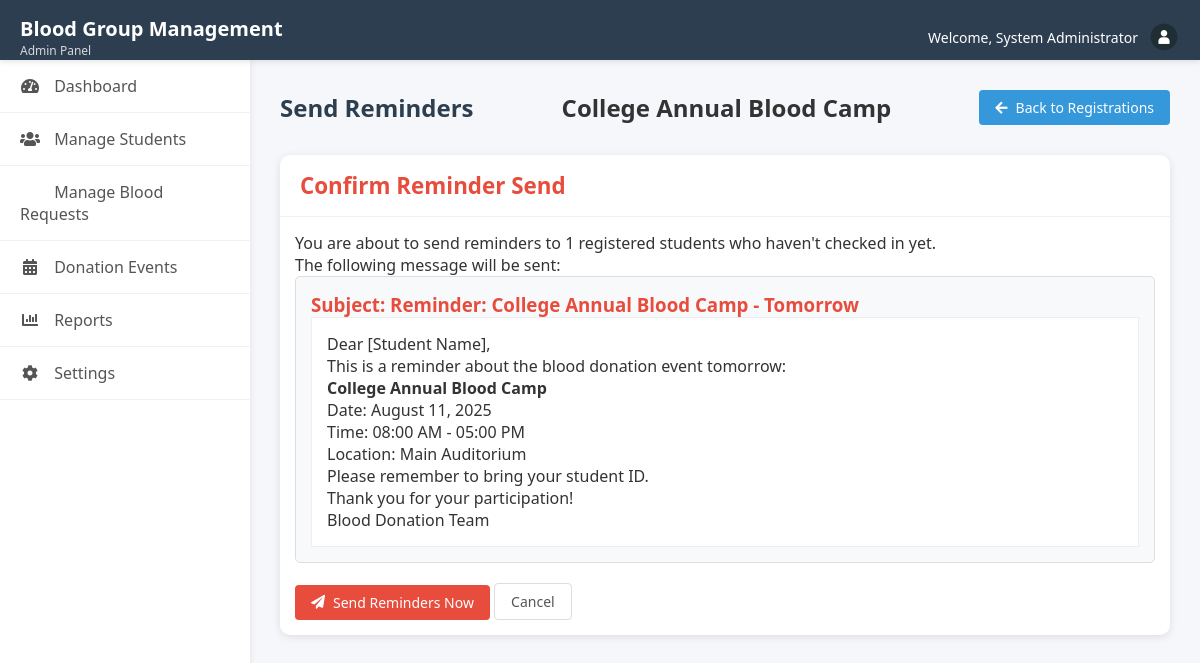
Screenshot of /admin/send_reminders.php?id=1 (signed in) with the database file from the repository.
### tables this page shows
CREATE TABLE `donation_events` (
  `id` int(11) NOT NULL,
  `event_name` varchar(100) NOT NULL,
  `event_date` date NOT NULL,
  `start_time` time NOT NULL,
  `end_time` time NOT NULL,
  `location` varchar(255) NOT NULL,
  `target_donors` int(11) NOT NULL,
  `target_blood_groups` varchar(100) DEFAULT NULL,
  `target_departments` varchar(255) DEFAULT NULL,
  `description` text DEFAULT NULL,
  `created_at` timestamp NOT NULL DEFAULT current_timestamp(),
  `updated_at` timestamp NOT NULL DEFAULT current_timestamp() ON UPDATE current_timestamp()
);

### admin/send_reminders.php (the view, shortened to what this page needs)
<?php
require_once '../includes/config.php';
$event_id = $_GET['id'] ?? 0;
$stmt = $pdo->prepare("SELECT * FROM donation_events WHERE id = ?");
$stmt->execute([$event_id]);
$event = $stmt->fetch(PDO::FETCH_ASSOC);
$registrations = $pdo->prepare("
    SELECT s.*
    FROM event_registrations r
    JOIN students s ON r.student_id = s.id
    LEFT JOIN event_attendance a ON a.event_id = r.event_id AND a.student_id = r.student_id
    WHERE r.event_id = ? AND a.id IS NULL
");
$registrations->execute([$event_id]);
$registrations = $registrations->fetchAll(PDO::FETCH_ASSOC);
?>
<!DOCTYPE html>
<html lang="en">
<head>
    <link rel="stylesheet" href="../assets/css/admin.css">
</head>
<body>
    <?php include '../includes/admin_header.php'; ?>
    <div class="admin-container">
        <?php include '../includes/admin_sidebar.php'; ?>
        <main class="admin-content">
            <div class="content-header">
                <h1>Send Reminders</h1>
                <h2><?php echo htmlspecialchars($event['event_name']); ?></h2>
                <a href="event_registrations.php?id=<?php echo $event_id; ?>" class="btn btn-secondary">
                    <i class="fas fa-arrow-left"></i> Back to Registrations
                </a>
            </div>
            <div class="card">
                <div class="card-header">
                    <h2>Confirm Reminder Send</h2>
                </div>
                <div class="card-body">
                    <p>You are about to send reminders to <?php echo count($registrations); ?> registered students who haven't checked in yet.</p>
                    <p>The following message will be sent:</p>
                    <div class="email-preview">
                        <h3>Subject: Reminder: <?php echo htmlspecialchars($event['event_name']); ?> - Tomorrow</h3>
                        <div class="email-content">
                            <p>Dear [Student Name],</p>
                            <p>This is a reminder about the blood donation event tomorrow:</p>
                            <p><strong><?php echo htmlspecialchars($event['event_name']); ?></strong><br>
                            Date: <?php echo date('F j, Y', strtotime($event['event_date'])); ?><br>
                            Time: <?php echo date('h:i A', strtotime($event['start_time'])); ?> - <?php echo date('h:i A', strtotime($event['end_time'])); ?><br>
                            Location: <?php echo htmlspecialchars($event['location']); ?></p>
                            <p>Please remember to bring your student ID.</p>
                            <p>Thank you for your participation!</p>
                            <p>Blood Donation Team</p>
                        </div>
                    </div>
                    <form method="post">
                        <button type="submit" class="btn btn-primary">
                            <i class="fas fa-paper-plane"></i> Send Reminders Now
                        </button>
                        <a href="event_registrations.php?id=<?php echo $event_id; ?>" class="btn btn-outline">
                            Cancel
                        </a>
                    </form>
                </div>
            </div>
        </main>
    </div>
</body>
</html>

### assets/css/admin.css (style rules this page uses)
:root { --primary-color: #e74c3c; --secondary-color: #3498db; --dark-color: #2c3e50; --light-color: #ecf0f1; --success-color: #2ecc71; --danger-color: #e74c3c; --warning-color: #f39c12; --info-color: #3498db; --sidebar-width: 250px; }
* { margin: 0; padding: 0; box-sizing: border-box; font-family: 'Segoe UI', Tahoma, Geneva, Verdana, sans-serif; }
body { background-color: #f5f7fa; color: #333; }
.admin-container { display: flex; min-height: calc(100vh - 60px); }
.admin-content { flex: 1; padding: 30px; background-color: #f5f7fa; }
.content-header { display: flex; justify-content: space-between; align-items: center; margin-bottom: 30px; }
.content-header h1 { color: var(--dark-color); font-size: 24px; }
.card { background: white; border-radius: 8px; box-shadow: 0 3px 10px rgba(0,0,0,0.05); margin-bottom: 30px; }
.card-header { padding: 20px; border-bottom: 1px solid #f0f0f0; display: flex; justify-content: space-between; align-items: center; }
.card-header h2 { font-size: 18px; color: var(--dark-color); }
.card-body { padding: 20px; }
.btn { display: inline-flex; align-items: center; justify-content: center; padding: 8px 16px; border-radius: 4px; font-size: 14px; font-weight: 500; cursor: pointer; transition: all 0.3s; border: none; text-decoration: none; gap: 8px; }
.btn-primary { background-color: var(--primary-color); color: white; }
.btn-secondary { background-color: var(--secondary-color); color: white; }
.btn-outline { background-color: transparent; border: 1px solid #ddd; color: #555; }
.email-preview { border: 1px solid #ddd; border-radius: 5px; padding: 15px; margin-bottom: 20px; background-color: #f8f9fa; }
.email-preview h3 { margin-top: 0; color: #e74c3c; }
.email-content { background-color: white; padding: 15px; border: 1px solid #eee; }
.card { background: white; border-radius: 10px; box-shadow: 0 2px 8px rgba(0,0,0,0.1); overflow: hidden; margin-bottom: 20px; }
.card-header { color: white; padding: 15px 20px; }
.card-header h2 { margin: 0; font-size: 1.4rem; color: var(--primary-color) }
.card-body { padding: 15px; }

### rows the page displays
donation_events: event_name "College Annual Blood Camp", event_date "August 11, 2025", start_time "08:00 AM", end_time "05:00 PM", location "Main Auditorium"

### other values shown
$_SESSION['admin_name'] "System Administrator"
count($registrations) "1"
